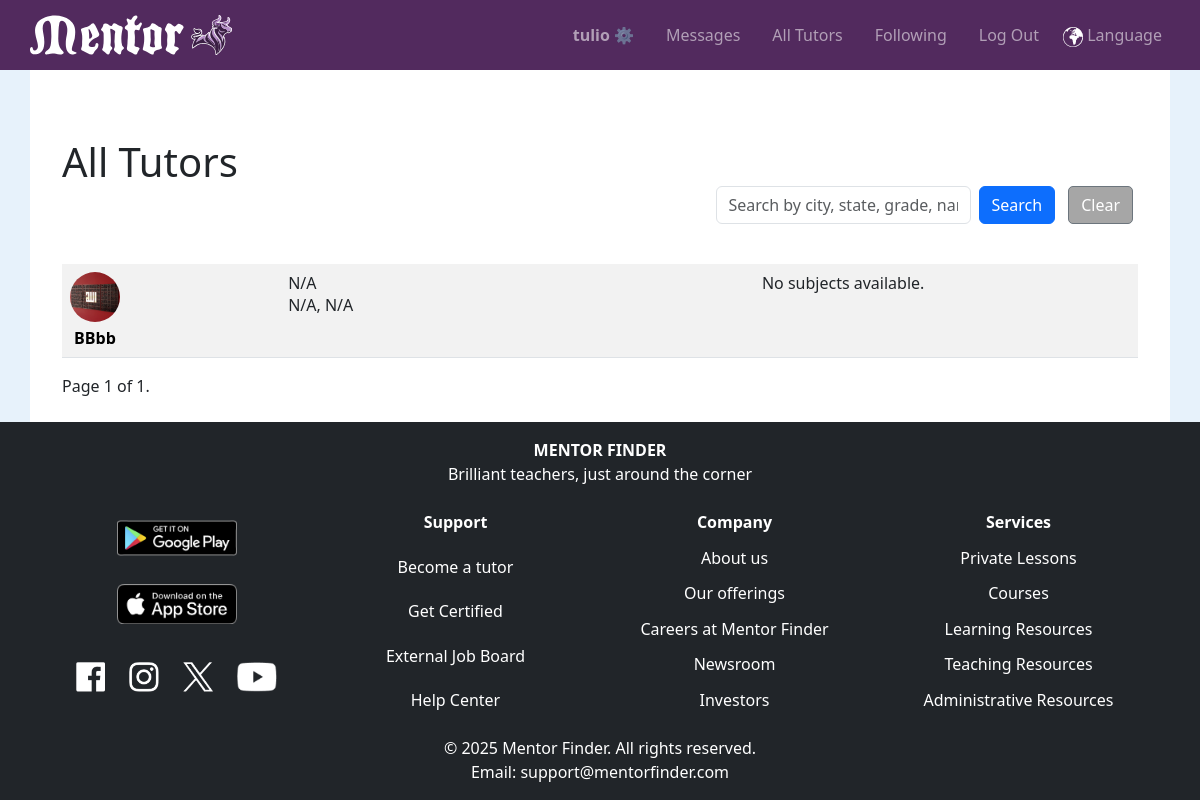
The page / (signed in) on the database its author committed.
### tutorhub/models.py (models this page shows, shortened)
class User(AbstractUser):
    nickname = models.CharField(max_length=50, blank=True, null=True)
    role = models.CharField(max_length=10, choices=UserRoles.choices, default=UserRoles.STUDENT)
    phone_number = PhoneNumberField(blank=True, null=True)
    birthdate = models.DateField(blank=True, null=True)
    bio = models.TextField(blank=True, null=True)
    profile_image = models.ImageField(upload_to="profile_images/", blank=True, null=True)
    show_address = models.BooleanField(default=False)
    show_phone_number = models.BooleanField(default=False)
    preferred_language = models.CharField(max_length=10, blank=True, null=True, default='en')
    time_zone = TimeZoneField(default='UTC', blank=True)
    address = models.OneToOneField(Address, on_delete=models.SET_NULL, blank=True, null=True)
    follows = models.ManyToManyField(
        "self",
        through="FollowRelation",
        through_fields=('follower', 'followee'),
        symmetrical=False,
        related_name="followed_by"
    )
    is_tutor = models.BooleanField(default=False)
    availability = models.JSONField(default=dict, blank=True, null=True)
    def get_display_name(self):
        return self.nickname or self.first_name

### tutorhub/views.py (the view, shortened to what this page needs)
# urls.py: path("", views.index, name="index"),
def index(request):
    query = request.GET.get('q', '').strip()
    view_type = request.GET.get('view', 'all')
    tutors = User.objects.filter(is_tutor=True).order_by('nickname', 'first_name', 'username')
    page_obj = paginate_queryset(tutors, request.GET.get('page'))
    if view_type == "search":
        page_title = "Search Results"
    elif view_type == "following":
        page_title = "Following"
    else:
        page_title = "All Tutors"
    return render(request, 'tutorhub/index.html', {
        'page_obj': page_obj,
        'page_title': page_title,
        'view_type': view_type,
    })

### tutorhub/views.py (called while the page is built)
def paginate_queryset(queryset, page_number, per_page=10):
    paginator = Paginator(queryset, per_page)
    return paginator.get_page(page_number)

### tutorhub/templates/tutorhub/index.html (shortened to what this page needs)
{% extends "tutorhub/layout.html" %}
{% load static %}
{% block body %}
<div class="container mt-5">
    <h1 id="page-title" class="mb-0">{{ page_title }}</h1>
    <div id="search-container" class="mb-4 d-flex justify-content-end align-items-center">
        <form id="search-form" action="{% if user.is_authenticated %}{% url 'index' %}{% else %}{% url 'login' %}{% endif %}" method="get" class="d-flex align-items-center">
            <input type="text" name="q" id="search-input" class="form-control me-2" placeholder="Search by city, state, grade, name" value="{{ request.GET.q|default:'' }}">
            <button type="submit" class="btn btn-primary me-2" {% if not user.is_authenticated %} data-alert="true" {% endif %}>Search</button>            <a href="{% url 'index' %}" class="btn btn-secondary">Clear</a>
        </form>
    </div>
    <table class="table table-striped">
        <tbody>
            {% for tutor in page_obj %}
            <tr class="clickable-row" data-href="{% if user.is_authenticated %}{% url 'profile' tutor.id %}{% else %}{% url 'login' %}{% endif %}"">
                <td>
                    <div class="tutor-row">
                        <div class="profile-info">
                            {% if tutor.profile_image %}
                                <img id="profile-img-thumb" src="{{ tutor.profile_image.url }}" alt="{{ tutor.get_display_name  }}">
                            {% else %}
                                <img id="profile-img-thumb" src="{% static 'tutorhub/images/mentor-logo-bull.svg' %}" alt="Default Logo">
                            {% endif %}
                            <a href="{% url 'profile' tutor.id %}" class="profile-name">{{ tutor.get_display_name  }}</a>
                        </div>
                    </div>
                </td>
                {% if user.is_authenticated %}
                <td>
                    <div class="address-container">
                        <div>{{ tutor.street_address|default:"N/A" }}</div>
                        <div>{{ tutor.city|default:"N/A" }}, {{ tutor.state|default:"N/A" }} {{ tutor.zip_code|default:"" }}</div>
                    </div>
                </td>
                {% endif %}
                <td>
                    <div class="subject-grade-container">
                        {% for subject_grade in tutor.tutor_subject_grades.all %}
                            <div id="subject-grade">
                                <strong>{{ subject_grade.subject }}</strong>
                                <div>{{ subject_grade.grade_levels|join:", " }}</div>
                            </div>
                        {% empty %}
                            <div>No subjects available.</div>
                        {% endfor %}
                    </div>
                </td>
            </tr>
            {% endfor %}
        </tbody>
    </table>
    <div class="pagination">
        <span class="step-links">
            <span class="current">
                Page {{ page_obj.number }} of {{ page_obj.paginator.num_pages }}.
            </span>
        </span>
    </div>
</div>
{% endblock %}

### tutorhub/templates/tutorhub/layout.html (shortened to what this page needs)
{% load static %}
<!DOCTYPE html>
<html lang="en">
    <head>
        <link href="https://cdn.jsdelivr.net/npm/bootstrap@5.3.0/dist/css/bootstrap.min.css" rel="stylesheet">
        <link rel="stylesheet" href="{% static 'tutorhub/styles.css' %}">
    </head>
    <body>
    <nav class="navbar navbar-expand-lg navbar-dark sticky-top">
        <a class="navbar-brand" href="{% url 'index' %}">
            <div>
                <img class="navbar-logo" src="{% static '/tutorhub/images/mentor-logo-web.svg' %}" alt="Mentor Logo" class="logo">
            </div>
        </a>
        <div class="collapse navbar-collapse" id="navbarNav">
            <ul class="navbar-nav ms-auto flex-row">
                {% if user.is_authenticated %}
                <li class="nav-item px-2"><a class="nav-link" id="menu-username" href="{% url 'my_profile' %}"><strong>{{ user.username }} ⚙️</strong></a></li>
                <li class="nav-item px-2"><a class="nav-link" id="menu-messages" href="{% url 'messages' %}">Messages</a></li>
                {% endif %}
                <li class="nav-item px-2"><a class="nav-link" id="menu-all-tutors" href="{% url 'index' %}">All Tutors</a></li>
                {% if user.is_authenticated %}
                <li class="nav-item px-2"><a class="nav-link" id="menu-following" href="{% url 'index' %}?view=following">Following</a></li>
                <li class="nav-item px-2"><a class="nav-link" href="{% url 'logout' %}">Log Out</a></li>
                {% else %}
                <li class="nav-item px-2"><a class="nav-link" href="{% url 'login' %}">Log In</a></li>
                <li class="nav-item px-2"><a class="nav-link" href="{% url 'register' %}">Register</a></li>
                {% endif %}
                <li class="nav-item"><a class="nav-link" href="#" data-bs-toggle="modal" data-bs-target="#languageModal"><img src="{% static 'tutorhub/images/language_icon.png' %}" alt="Language" height="20"> Language</a></li>
            </ul>
        </div>
    </nav>
    <div id="main-content">
        {% block body %}
        {% endblock %}
    </div>
    </body>
    <footer class="footer bg-dark text-white mt-auto py-3">
        <div class="container footer-title">
            <div class="text-center mb-4">
                <div style="font-weight: bold;">MENTOR FINDER</div>
                <div>Brilliant teachers, just around the corner</div>
            </div>
            <div class="row">
                <div class="col-md-3 text-center">
                    <ul class="list-unstyled footer-links">
                        <li style="margin: 10px 0;"><a href="https://play.google.com/store/apps/details?id=your.app.id" target="_blank"><img src="{% static 'tutorhub/images/social_media_links/google_play.png' %}" alt="Get it on Google Play" width="120"></a></li>
                        <li style="margin: 10px 0;"><a href="https://play.google.com/store/apps/details?id=your.app.id" target="_blank"><img src="{% static 'tutorhub/images/social_media_links/app_store.png' %}" alt="Download on the App Store" width="120"></a></li>
                        <li style="margin: 10px 0;">
                            <img style="margin: 10px;" src="{% static 'tutorhub/images/social_media_links/facebook.png' %}" alt="Facebook" height="30">
                            <img style="margin: 10px;" src="{% static 'tutorhub/images/social_media_links/instagram.png' %}" alt="Instagram" height="30">
                            <img style="margin: 10px;" src="{% static 'tutorhub/images/social_media_links/x.png' %}" alt="X" height="30">
                            <img style="margin: 10px;" src="{% static 'tutorhub/images/social_media_links/youtube.png' %}" alt="youtube" height="30">
                        </li>
                    </ul>
                </div>
                <div class="col-md-3 text-center">
                    <div>
                        <ul class="list-unstyled footer-links">
                            <li>Support</li>
                            <li><a class="nav-link" href="#">Become a tutor</a></li>
                            <li><a class="nav-link" href="#">Get Certified</a></li>
                            <li><a class="nav-link" href="#">External Job Board</a></li>
                            <li><a class="nav-link" href="#">Help Center</a></li>
                        </ul>
                    </div>
                </div>
                <div class="col-md-3 text-center">
                    <div>
                        <ul class="list-unstyled footer-links">
                            <li>Company</li>
                            <li><a class="nav-link" href="#">About us</a></li>
                            <li><a class="nav-link" href="#">Our offerings</a></li>
                            <li><a class="nav-link" href="#">Careers at Mentor Finder</a></li>
                            <li><a class="nav-link" href="#">Newsroom</a></li>
                            <li><a class="nav-link" href="#">Investors</a></li>
                        </ul>
                    </div>
                </div>
                <div class="col-md-3 text-center">
                    <div>
                        <ul class="list-unstyled footer-links">
                            <li>Services</li>
                            <li><a class="nav-link" href="#">Private Lessons</a></li>
                            <li><a class="nav-link" href="#">Courses</a></li>
                            <li><a class="nav-link" href="#">Learning Resources</a></li>
                            <li><a class="nav-link" href="#">Teaching Resources</a></li>
                            <li><a class="nav-link" href="#">Administrative Resources</a></li>
                        </ul>
                    </div>
                </div>
            </div>
            <div class="text-center mt-4">
                <div>© {% now "Y" %} Mentor Finder. All rights reserved.</div>
                <div>Email: support@mentorfinder.com</div>
            </div>
        </div>
    </footer>
</html>

### tutorhub/static/tutorhub/styles.css (style rules this page uses)
body { background-color: rgb(231, 242, 251); }
html, body { height: 100%; margin: 0; display: flex; flex-direction: column; }
.form-control { width: 100%; max-width: none; }
.row { margin-left: 0; margin-right: 0; }
.col-md-6, .col-md-3 { padding-left: 0; padding-right: 0; }
.row > div:not(:last-child) { padding-right: 10px; }
.tutor-row { display: flex; align-items: center; gap: 25px; }
.profile-info { display: flex; flex-direction: column; align-items: center; text-align: center; }
#profile-img-thumb { width: 50px; height: 50px; object-fit: cover; border-radius: 50%; margin-bottom: 5px; }
.profile-name { font-weight: bold; text-decoration: none; color: black; }
.address-container { display: flex; flex-direction: column; justify-content: center; text-align: left; }
.subject-grade-container { display: flex; flex-wrap: wrap; justify-content: center; gap: 15px; }
#main-content { background-color: white; margin: 0 30px; width: auto; display: flex; flex-direction: column; flex: 1; padding: 20px; }
.navbar { background-color: #522A5E; padding: 10 30px 10px 30px; }
.navbar-brand { font-size: xx-large }
.navbar-logo { height: 40px; width: auto; max-height: 50px; }
ul { list-style: none; }
.btn-secondary { margin: 0px 5px; border-radius: 5px; background-color: rgb(166, 166, 166); }
#search-input { width: 255px; display: flex; max-width: 500px; margin: 0 10px; }
.clickable-row { cursor: pointer; }
.footer { background-color: #222326; margin-top: auto; }
.footer-title { font-size: medium; }
.footer-links { height: 100%; display: flex; flex-direction: column; justify-content: space-between; }
.footer-links li:first-child { font-weight: bold; }

### rows shown on the page
User: username "tulio"
User: profile_image (picture), get_display_name "BBbb", street_address "N/A", city "N/A", state "N/A"

### other values the page prints
{{ page_title }} "All Tutors"
{{ page_obj.number }} "1"
{{ page_obj.paginator.num_pages }} "1"
